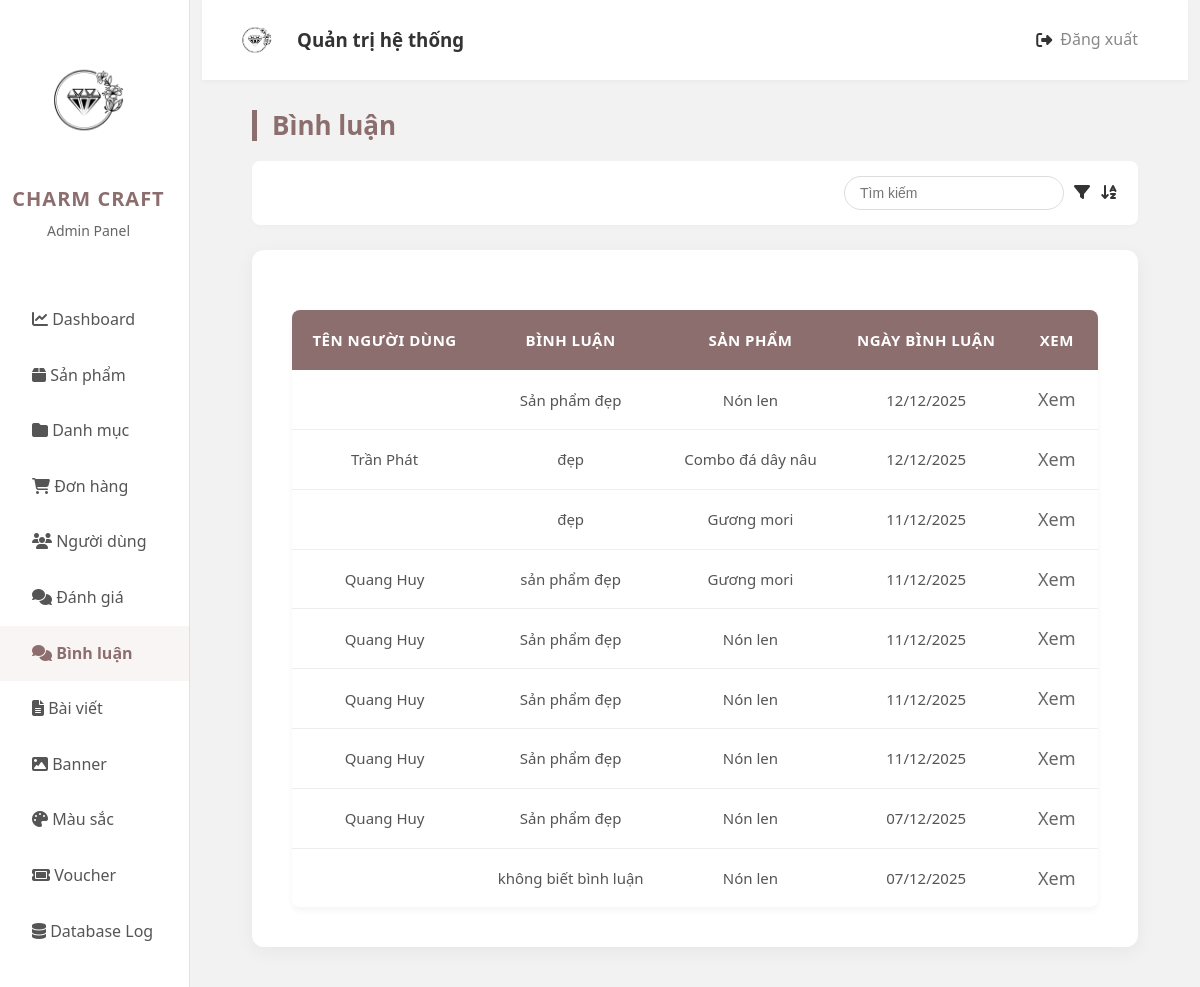
The app's page /admin/index.php?page=comment with its own data.
### tables this page shows
CREATE TABLE `productcomment` (
  `id` int(11) NOT NULL,
  `guestName` varchar(255) DEFAULT NULL,
  `text` text DEFAULT NULL,
  `dateComment` datetime DEFAULT NULL,
  `idProduct` int(11) DEFAULT NULL,
  `idUser` int(11) DEFAULT NULL
);

CREATE TABLE `products` (
  `id` int(11) NOT NULL,
  `image` varchar(255) DEFAULT NULL,
  `listImages` varchar(255) DEFAULT NULL,
  `name` varchar(255) DEFAULT NULL,
  `description` text DEFAULT NULL,
  `hot` tinyint(4) DEFAULT NULL,
  `status` int(4) NOT NULL,
  `view` int(11) NOT NULL,
  `idCategory` int(11) DEFAULT NULL
);

CREATE TABLE `users` (
  `id` int(11) NOT NULL,
  `name` varchar(100) DEFAULT NULL,
  `phone` varchar(20) DEFAULT NULL,
  `address` varchar(255) DEFAULT NULL,
  `email` varchar(255) DEFAULT NULL,
  `password` varchar(255) DEFAULT NULL,
  `role` int(1) NOT NULL DEFAULT 0,
  `active` int(1) NOT NULL DEFAULT 0,
  `dateCreate` timestamp NOT NULL DEFAULT current_timestamp(),
  `code` varchar(64) NOT NULL
);

### admin/app/controller/adminCommentController.php (called while the page is built, shortened)
<?php
class CommentAdminController
{
    private $comment;
    private $data;
    function __construct()
    {
        $this->comment = new ProductCommentModel();
    }
    function renderView($view, $data = null)
    {
        $view = './app/view/' . $view . '.php';
        require_once $view;
    }
    function viewCmt()
    {
        $this->data['listcmt'] = $this->comment->getCommentAndNameUser();
        $this->renderView('comment', $this->data);
    }
}

### app/model/database.php (called while the page is built, shortened)
<?php
class DataBase
{
    private $servername = "localhost";
    private $username = "root";
    private $password = "";
    private $dbname = "da";
    private $conn;
    public function __construct()
    {
        try {
            $this->conn = new PDO("mysql:host=$this->servername;dbname=$this->dbname", $this->username, $this->password);
            $this->conn->setAttribute(PDO::ATTR_ERRMODE, PDO::ERRMODE_EXCEPTION);
        } catch (PDOException $e) {
            echo "Connection failed: " . $e->getMessage();
        }
    }
    public function query($sql, $param = []): mixed
    {
        $this->stmt = $this->conn->prepare($sql);
        $this->stmt->execute($param);
        return $this->stmt;
    }
    public function getAll($sql, $param = []): mixed
    {
        $statement = $this->query($sql, $param);
        return $statement->fetchAll(PDO::FETCH_ASSOC);
    }
}

### app/model/productCommentModel.php (called while the page is built, shortened)
<?php
class ProductCommentModel {
    private $db;
    function __construct(){
        $this->db = new DataBase();
    }
    function getCommentAndNameUser(){
        $sql = "
            SELECT
                c.id AS commentId,
                c.text AS commentText,
                c.idProduct,
                c.dateComment,
                u.name AS userName,
                p.name AS productName
            FROM productcomment c
            LEFT JOIN users u ON c.idUser = u.id
            JOIN products p ON c.idProduct = p.id
            ORDER BY c.id DESC
        ";
        return $this->db->getAll($sql);
    }
}

### admin/app/view/comment.php (the view, shortened to what this page needs)
<div class="main">
    <div class="main-category">
        <div class="main-danhmuc">
            <p>Bình luận</p>
        </div>
        <div class="main-header">
            <div class="right-main-header">
                <input type="text" placeholder="Tìm kiếm">
                <div class="filter"><i class="fa-solid fa-filter"></i></div>
                <div class="sort"><i class="fa-solid fa-arrow-down-a-z"></i></div>
            </div>
        </div>
    </div>
    <div class="main-product">
        <table>
            <thead>
                <tr>
                    <th>Tên người dùng</th>
                    <th>Bình luận</th>
                    <th>Sản phẩm</th>
                    <th>Ngày bình luận</th>
                    <th>Xem</th>
                </tr>
            </thead>
            <tbody>
                <?php
                $list = isset($data['listcmt']) && is_array($data['listcmt']) ? $data['listcmt'] : [];
                foreach ($list as $item) {
                    $userName       = isset($item['userName']) ? htmlspecialchars($item['userName']) : '';
                    $commentText    = isset($item['commentText']) ? htmlspecialchars($item['commentText']) : '';
                    $productName    = isset($item['productName']) ? htmlspecialchars($item['productName']) : '';
                    $commentId      = isset($item['commentId']) ? htmlspecialchars($item['commentId']) : (isset($item['id']) ? htmlspecialchars($item['id']) : '');
                    $rawDate = null;
                    if (!empty($item['dateProComment'])) {
                        $rawDate = $item['dateProComment'];
                    } elseif (!empty($item['dateComment'])) {
                        $rawDate = $item['dateComment'];
                    }
                    $dateFormatted = '';
                    if (!empty($rawDate)) {
                        $ts = strtotime($rawDate);
                        if ($ts !== false) {
                            $dateFormatted = date('d/m/Y', $ts);
                        } else {
                            $dateFormatted = htmlspecialchars($rawDate);
                        }
                    }
                ?>
                    <tr>
                        <td><?= $userName ?></td>
                        <td><?= $commentText ?></td>
                        <td><?= $productName ?></td>
                        <td><?= $dateFormatted ?></td>
                        <td><a href="?page=commentDetail&id=<?= $commentId ?>">Xem</a></td>
                    </tr>
                <?php } ?>
            </tbody>
        </table>
    </div>
</div>

### admin/public/css/grid.css (style rules this page uses)
* { margin: 0; padding: 0; box-sizing: border-box; }

### admin/public/css/Admin.css (style rules this page uses)
body { font-family: "Segoe UI", Tahoma, Geneva, Verdana, sans-serif; background-color: #f2f2f2; color: #333; line-height: 1.6; }
.main { margin: 30px 50px; padding-bottom: 50px; }
.main-category { display: flex; flex-direction: column; margin-bottom: 25px; }
.main-danhmuc { display: flex; justify-content: space-between; align-items: center; margin-bottom: 20px; }
.main-danhmuc p { font-size: 26px; margin: 0; color: #8d6e6e; font-weight: 700; border-left: 5px solid #8d6e6e; padding-left: 15px; line-height: 1.2; }
.main-header { background-color: #fff; padding: 15px 20px; border-radius: 8px; box-shadow: 0 2px 5px rgba(0, 0, 0, 0.02); display: flex; justify-content: space-between; align-items: center; flex-wrap: wrap; gap: 15px; }
.right-main-header { display: flex; align-items: center; gap: 10px; }
.right-main-header input[type="text"] { padding: 8px 15px; border-radius: 20px; border: 1px solid #ddd; width: 220px; outline: none; font-size: 14px; transition: 0.3s; }
table { width: 100%; margin-top: 20px; background: #fff; border-radius: 8px; overflow: hidden; box-shadow: 0 4px 6px rgba(0, 0, 0, 0.04); border-collapse: collapse; }
table th { background-color: #8d6e6e; color: white; padding: 18px 15px; text-align: center; font-weight: 600; font-size: 15px; text-transform: uppercase; letter-spacing: 0.5px; }
table td { padding: 15px; text-align: center; border-bottom: 1px solid #eee; vertical-align: middle; color: #555; font-size: 15px; }
table tr:last-child td { border-bottom: none; }
tbody a { color: #666; text-decoration: none; margin: 0 5px; transition: 0.2s; font-size: 18px; }
.main-product { margin: 0 auto; background-color: #fff; padding: 40px; border-radius: 12px; box-shadow: 0 5px 20px rgba(0, 0, 0, 0.05); max-width: 100%; width: 100%; }
.main-product table { width: 100%; table-layout: auto; }

### records on screen
productcomment: text "Sản phẩm đẹp", idProduct.name "Nón len", dateComment "12/12/2025"
productcomment: idUser.name "Trần Phát", text "đẹp", idProduct.name "Combo đá dây nâu", dateComment "12/12/2025"
productcomment: text "đẹp", idProduct.name "Gương mori", dateComment "11/12/2025"
productcomment: idUser.name "Quang Huy", text "sản phẩm đẹp", idProduct.name "Gương mori", dateComment "11/12/2025"
productcomment: idUser.name "Quang Huy", text "Sản phẩm đẹp", idProduct.name "Nón len", dateComment "11/12/2025"
productcomment: idUser.name "Quang Huy", text "Sản phẩm đẹp", idProduct.name "Nón len", dateComment "11/12/2025"
productcomment: idUser.name "Quang Huy", text "Sản phẩm đẹp", idProduct.name "Nón len", dateComment "11/12/2025"
productcomment: idUser.name "Quang Huy", text "Sản phẩm đẹp", idProduct.name "Nón len", dateComment "07/12/2025"
productcomment: text "không biết bình luận", idProduct.name "Nón len", dateComment "07/12/2025"
